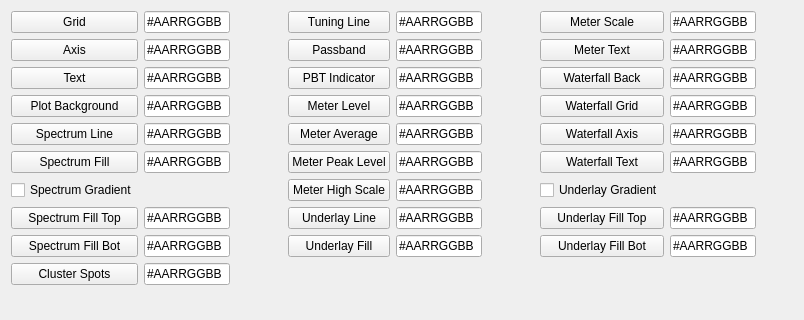
              <widget class="QWidget" name="scrollAreaWidgetContents">
               <property name="geometry">
                <rect>
                 <x>0</x>
                 <y>0</y>
                 <width>804</width>
                 <height>320</height>
                </rect>
               </property>
               <layout class="QGridLayout" name="gridLayout_2">
                <item row="4" column="3">
                 <spacer name="horizontalSpacer_14">
                  <property name="orientation">
                   <enum>Qt::Horizontal</enum>
                  </property>
                  <property name="sizeHint" stdset="0">
                   <size>
                    <width>40</width>
                    <height>20</height>
                   </size>
                  </property>
                 </spacer>
                </item>
                <item row="4" column="0">
                 <layout class="QGridLayout" name="gridLayout_5">
                  <property name="rightMargin">
                   <number>0</number>
                  </property>
                  <property name="horizontalSpacing">
                   <number>6</number>
                  </property>
                  <item row="7" column="3">
                   <widget class="QLedLabel" name="colorSwatchSpecFillTop" native="true"/>
                  </item>
                  <item row="2" column="10">
                   <widget class="QLineEdit" name="colorEditWfBackground">
                    <property name="maximumSize">
                     <size>
                      <width>90</width>
                      <height>16777215</height>
                     </size>
                    </property>
                    <property name="text">
                     <string>#AARRGGBB</string>
                    </property>
                   </widget>
                  </item>
                  <item row="0" column="8">
                   <spacer name="horizontalSpacer_35">
                    <property name="orientation">
                     <enum>Qt::Horizontal</enum>
                    </property>
                    <property name="sizeHint" stdset="0">
                     <size>
                      <width>40</width>
                      <height>20</height>
                     </size>
                    </property>
                   </spacer>
                  </item>
                  <item row="5" column="2">
                   <widget class="QLineEdit" name="colorEditSpecFill">
                    <property name="maximumSize">
                     <size>
                      <width>90</width>
                      <height>16777215</height>
                     </size>
                    </property>
                    <property name="text">
                     <string>#AARRGGBB</string>
                    </property>
                   </widget>
                  </item>
                  <item row="4" column="0">
                   <widget class="QPushButton" name="colorSetBtnSpecLine">
                    <property name="text">
                     <string>Spectrum Line</string>
                    </property>
                   </widget>
                  </item>
                  <item row="4" column="7">
                   <widget class="QLedLabel" name="colorSwatchMeterAverage" native="true">
                    <property name="minimumSize">
                     <size>
                      <width>10</width>
                      <height>0</height>
                     </size>
                    </property>
                   </widget>
                  </item>
                  <item row="3" column="10">
                   <widget class="QLineEdit" name="colorEditWfGrid">
                    <property name="maximumSize">
                     <size>
                      <width>90</width>
                      <height>16777215</height>
                     </size>
                    </property>
                    <property name="text">
                     <string>#AARRGGBB</string>
                    </property>
                   </widget>
                  </item>
                  <item row="1" column="6">
                   <widget class="QLineEdit" name="colorEditPassband">
                    <property name="maximumSize">
                     <size>
                      <width>90</width>
                      <height>16777215</height>
                     </size>
                    </property>
                    <property name="text">
                     <string>#AARRGGBB</string>
                    </property>
                   </widget>
                  </item>
                  <item row="8" column="7">
                   <widget class="QLedLabel" name="colorSwatchUnderlayFill" native="true">
                    <property name="minimumSize">
                     <size>
                      <width>10</width>
                      <height>0</height>
                     </size>
                    </property>
                   </widget>
                  </item>
                  <item row="8" column="2">
                   <widget class="QLineEdit" name="colorEditSpecFillBot">
                    <property name="maximumSize">
                     <size>
                      <width>90</width>
                      <height>16777215</height>
                     </size>
                    </property>
                    <property name="text">
                     <string>#AARRGGBB</string>
                    </property>
                   </widget>
                  </item>
                  <item row="4" column="6">
                   <widget class="QLineEdit" name="colorEditMeterAvg">
                    <property name="maximumSize">
                     <size>
                      <width>90</width>
                      <height>16777215</height>
                     </size>
                    </property>
                    <property name="text">
                     <string>#AARRGGBB</string>
                    </property>
                   </widget>
                  </item>
                  <item row="1" column="0">
                   <widget class="QPushButton" name="colorSetBtnAxis">
                    <property name="text">
                     <string>Axis</string>
                    </property>
                   </widget>
                  </item>
                  <item row="0" column="0">
                   <widget class="QPushButton" name="colorSetBtnGrid">
                    <property name="text">
                     <string>Grid</string>
                    </property>
                   </widget>
                  </item>
                  <item row="6" column="6">
                   <widget class="QLineEdit" name="colorEditMeterPeakScale">
                    <property name="maximumSize">
                     <size>
                      <width>90</width>
                      <height>16777215</height>
                     </size>
                    </property>
                    <property name="text">
                     <string>#AARRGGBB</string>
                    </property>
                   </widget>
                  </item>
                  <item row="0" column="2">
                   <widget class="QLineEdit" name="colorEditGrid">
                    <property name="maximumSize">
                     <size>
                      <width>90</width>
                      <height>16777215</height>
                     </size>
                    </property>
                    <property name="toolTip">
                     <string>Color text format is #AARRGGBB, where AA is the &quot;alpha&quot; channel, and value &quot;00&quot; is totally transparent, and &quot;ff&quot; is totally opaque.</string>
                    </property>
                    <property name="text">
                     <string>#AARRGGBB</string>
                    </property>
                   </widget>
                  </item>
                  <item row="5" column="5">
                   <widget class="QPushButton" name="colorSetBtnMeterPeakLevel">
                    <property name="text">
                     <string>Meter Peak Level</string>
                    </property>
                   </widget>
                  </item>
                  <item row="7" column="5">
                   <widget class="QPushButton" name="colorSetBtnUnderlayLine">
                    <property name="text">
                     <string>Underlay Line</string>
                    </property>
                   </widget>
                  </item>
                  <item row="2" column="3">
                   <widget class="QLedLabel" name="colorSwatchText" native="true">
                    <property name="minimumSize">
                     <size>
                      <width>10</width>
                      <height>0</height>
                     </size>
                    </property>
                   </widget>
                  </item>
                  <item row="3" column="3">
                   <widget class="QLedLabel" name="colorSwatchPlotBackground" native="true">
                    <property name="minimumSize">
                     <size>
                      <width>10</width>
                      <height>0</height>
                     </size>
                    </property>
                   </widget>
                  </item>
                  <item row="6" column="7">
                   <widget class="QLedLabel" name="colorSwatchMeterPeakScale" native="true">
                    <property name="minimumSize">
                     <size>
                      <width>10</width>
                      <height>0</height>
                     </size>
                    </property>
                   </widget>
                  </item>
                  <item row="4" column="2">
                   <widget class="QLineEdit" name="colorEditSpecLine">
                    <property name="maximumSize">
                     <size>
                      <width>90</width>
                      <height>16777215</height>
                     </size>
                    </property>
                    <property name="text">
                     <string>#AARRGGBB</string>
                    </property>
                   </widget>
                  </item>
                  <item row="1" column="7">
                   <widget class="QLedLabel" name="colorSwatchPassband" native="true">
                    <property name="minimumSize">
                     <size>
                      <width>10</width>
                      <height>0</height>
                     </size>
                    </property>
                   </widget>
                  </item>
                  <item row="1" column="10">
                   <widget class="QLineEdit" name="colorEditMeterText">
                    <property name="maximumSize">
                     <size>
                      <width>90</width>
                      <height>16777215</height>
                     </size>
                    </property>
                    <property name="text">
                     <string>#AARRGGBB</string>
                    </property>
                   </widget>
                  </item>
                  <item row="5" column="6">
                   <widget class="QLineEdit" name="colorEditMeterPeakLevel">
                    <property name="maximumSize">
                     <size>
                      <width>90</width>
                      <height>16777215</height>
                     </size>
                    </property>
                    <property name="text">
                     <string>#AARRGGBB</string>
                    </property>
                   </widget>
                  </item>
                  <item row="0" column="4">
                   <spacer name="horizontalSpacer_34">
                    <property name="orientation">
                     <enum>Qt::Horizontal</enum>
                    </property>
                    <property name="sizeHint" stdset="0">
                     <size>
                      <width>40</width>
                      <height>20</height>
                     </size>
                    </property>
                   </spacer>
                  </item>
                  <item row="8" column="3">
                   <widget class="QLedLabel" name="colorSwatchSpecFillBot" native="true"/>
                  </item>
                  <item row="2" column="0">
                   <widget class="QPushButton" name="colorSetBtnText">
                    <property name="text">
                     <string>Text</string>
                    </property>
                   </widget>
                  </item>
                  <item row="7" column="0">
                   <widget class="QPushButton" name="colorSetBtnSpectFillTop">
                    <property name="text">
                     <string>Spectrum Fill Top</string>
                    </property>
                   </widget>
                  </item>
                  <item row="5" column="10">
                   <widget class="QLineEdit" name="colorEditWfText">
                    <property name="maximumSize">
                     <size>
                      <width>90</width>
                      <height>16777215</height>
                     </size>
                    </property>
                    <property name="text">
                     <string>#AARRGGBB</string>
                    </property>
                   </widget>
                  </item>
                  <item row="2" column="6">
                   <widget class="QLineEdit" name="colorEditPBT">
                    <property name="maximumSize">
                     <size>
                      <width>90</width>
                      <height>16777215</height>
                     </size>
                    </property>
                    <property name="text">
                     <string>#AARRGGBB</string>
                    </property>
                   </widget>
                  </item>
                  <item row="7" column="2">
                   <widget class="QLineEdit" name="colorEditSpecFillTop">
                    <property name="maximumSize">
                     <size>
                      <width>90</width>
                      <height>16777215</height>
                     </size>
                    </property>
                    <property name="text">
                     <string>#AARRGGBB</string>
                    </property>
                   </widget>
                  </item>
                  <item row="4" column="10">
                   <widget class="QLineEdit" name="colorEditWfAxis">
                    <property name="maximumSize">
                     <size>
                      <width>90</width>
                      <height>16777215</height>
                     </size>
                    </property>
                    <property name="text">
                     <string>#AARRGGBB</string>
                    </property>
                   </widget>
                  </item>
                  <item row="7" column="6">
                   <widget class="QLineEdit" name="colorEditUnderlayLine">
                    <property name="maximumSize">
                     <size>
                      <width>90</width>
                      <height>16777215</height>
                     </size>
                    </property>
                    <property name="text">
                     <string>#AARRGGBB</string>
                    </property>
                   </widget>
                  </item>
                  <item row="0" column="7">
                   <widget class="QLedLabel" name="colorSwatchTuningLine" native="true">
                    <property name="minimumSize">
                     <size>
                      <width>10</width>
                      <height>0</height>
                     </size>
                    </property>
                   </widget>
                  </item>
                  <item row="3" column="2">
                   <widget class="QLineEdit" name="colorEditPlotBackground">
                    <property name="maximumSize">
                     <size>
                      <width>90</width>
                      <height>16777215</height>
                     </size>
                    </property>
                    <property name="text">
                     <string>#AARRGGBB</string>
                    </property>
                   </widget>
                  </item>
                  <item row="0" column="11">
                   <widget class="QLedLabel" name="colorSwatchMeterScale" native="true">
                    <property name="minimumSize">
                     <size>
                      <width>10</width>
                      <height>0</height>
                     </size>
                    </property>
                   </widget>
                  </item>
                  <item row="1" column="3">
                   <widget class="QLedLabel" name="colorSwatchAxis" native="true">
                    <property name="minimumSize">
                     <size>
                      <width>10</width>
                      <height>0</height>
                     </size>
                    </property>
                   </widget>
                  </item>
                  <item row="3" column="0">
                   <widget class="QPushButton" name="colorSetBtnPlotBackground">
                    <property name="text">
                     <string>Plot Background</string>
                    </property>
                   </widget>
                  </item>
                  <item row="8" column="6">
                   <widget class="QLineEdit" name="colorEditUnderlayFill">
                    <property name="maximumSize">
                     <size>
                      <width>90</width>
                      <height>16777215</height>
                     </size>
                    </property>
                    <property name="text">
                     <string>#AARRGGBB</string>
                    </property>
                   </widget>
                  </item>
                  <item row="7" column="7">
                   <widget class="QLedLabel" name="colorSwatchUnderlayLine" native="true">
                    <property name="minimumSize">
                     <size>
                      <width>10</width>
                      <height>0</height>
                     </size>
                    </property>
                   </widget>
                  </item>
                  <item row="6" column="0">
                   <widget class="QCheckBox" name="useSpectrumFillGradientChk">
                    <property name="text">
                     <string>Spectrum Gradient</string>
                    </property>
                   </widget>
                  </item>
                  <item row="8" column="5">
                   <widget class="QPushButton" name="colorSetBtnUnderlayFill">
                    <property name="text">
                     <string>Underlay Fill</string>
                    </property>
                   </widget>
                  </item>
                  <item row="2" column="7">
                   <widget class="QLedLabel" name="colorSwatchPBT" native="true">
                    <property name="minimumSize">
                     <size>
                      <width>10</width>
                      <height>0</height>
                     </size>
                    </property>
                   </widget>
                  </item>
                  <item row="4" column="11">
                   <widget class="QLedLabel" name="colorSwatchWfAxis" native="true">
                    <property name="minimumSize">
                     <size>
                      <width>10</width>
                      <height>0</height>
                     </size>
                    </property>
                   </widget>
                  </item>
                  <item row="5" column="3">
                   <widget class="QLedLabel" name="colorSwatchSpecFill" native="true">
                    <property name="minimumSize">
                     <size>
                      <width>10</width>
                      <height>0</height>
                     </size>
                    </property>
                   </widget>
                  </item>
                  <item row="0" column="3">
                   <widget class="QLedLabel" name="colorSwatchGrid" native="true">
                    <property name="minimumSize">
                     <size>
                      <width>10</width>
                      <height>0</height>
                     </size>
                    </property>
                   </widget>
                  </item>
                  <item row="4" column="5">
                   <widget class="QPushButton" name="colorSetBtnMeterAvg">
                    <property name="text">
                     <string>Meter Average</string>
                    </property>
                   </widget>
                  </item>
                  <item row="0" column="10">
                   <widget class="QLineEdit" name="colorEditMeterScale">
                    <property name="maximumSize">
                     <size>
                      <width>90</width>
                      <height>16777215</height>
                     </size>
                    </property>
                    <property name="text">
                     <string>#AARRGGBB</string>
                    </property>
                   </widget>
                  </item>
                  <item row="1" column="5">
                   <widget class="QPushButton" name="colorSetBtnPassband">
                    <property name="text">
                     <string>Passband</string>
                    </property>
                   </widget>
                  </item>
                  <item row="2" column="11">
                   <widget class="QLedLabel" name="colorSwatchWfBackground" native="true">
                    <property name="minimumSize">
                     <size>
                      <width>10</width>
                      <height>0</height>
                     </size>
                    </property>
                   </widget>
                  </item>
                  <item row="3" column="6">
                   <widget class="QLineEdit" name="colorEditMeterLevel">
                    <property name="maximumSize">
                     <size>
                      <width>90</width>
                      <height>16777215</height>
                     </size>
                    </property>
                    <property name="text">
                     <string>#AARRGGBB</string>
                    </property>
                   </widget>
                  </item>
                  <item row="3" column="9">
                   <widget class="QPushButton" name="colorSetBtnWfGrid">
                    <property name="text">
                     <string>Waterfall Grid</string>
                    </property>
                   </widget>
                  </item>
                  <item row="2" column="9">
                   <widget class="QPushButton" name="colorSetBtnwfBackground">
                    <property name="text">
                     <string>Waterfall Back</string>
                    </property>
                   </widget>
                  </item>
                  <item row="0" column="5">
                   <widget class="QPushButton" name="colorSetBtnTuningLine">
                    <property name="text">
                     <string>Tuning Line</string>
                    </property>
                   </widget>
                  </item>
                  <item row="0" column="6">
                   <widget class="QLineEdit" name="colorEditTuningLine">
                    <property name="maximumSize">
                     <size>
                      <width>90</width>
                      <height>16777215</height>
                     </size>
                    </property>
                    <property name="text">
                     <string>#AARRGGBB</string>
                    </property>
                   </widget>
                  </item>
                  <item row="5" column="11">
                   <widget class="QLedLabel" name="colorSwatchWfText" native="true">
                    <property name="minimumSize">
                     <size>
                      <width>10</width>
                      <height>0</height>
                     </size>
                    </property>
                   </widget>
                  </item>
                  <item row="4" column="9">
                   <widget class="QPushButton" name="colorSetBtnWfAxis">
                    <property name="text">
                     <string>Waterfall Axis</string>
                    </property>
                   </widget>
                  </item>
                  <item row="5" column="9">
                   <widget class="QPushButton" name="colorSetBtnWfText">
                    <property name="text">
                     <string>Waterfall Text</string>
                    </property>
                   </widget>
                  </item>
                  <item row="2" column="2">
                   <widget class="QLineEdit" name="colorEditText">
                    <property name="maximumSize">
                     <size>
                      <width>90</width>
                      <height>16777215</height>
                     </size>
                    </property>
                    <property name="text">
                     <string>#AARRGGBB</string>
                    </property>
                   </widget>
                  </item>
                  <item row="3" column="5">
                   <widget class="QPushButton" name="colorSetBtnMeterLevel">
                    <property name="text">
                     <string>Meter Level</string>
                    </property>
                   </widget>
                  </item>
                  <item row="3" column="11">
                   <widget class="QLedLabel" name="colorSwatchWfGrid" native="true">
                    <property name="minimumSize">
                     <size>
                      <width>10</width>
                      <height>0</height>
                     </size>
                    </property>
                   </widget>
                  </item>
                  <item row="1" column="11">
                   <widget class="QLedLabel" name="colorSwatchMeterText" native="true">
                    <property name="minimumSize">
                     <size>
                      <width>10</width>
                      <height>0</height>
                     </size>
                    </property>
                   </widget>
                  </item>
                  <item row="1" column="9">
                   <widget class="QPushButton" name="colorSetBtnMeterText">
                    <property name="text">
                     <string>Meter Text</string>
                    </property>
                   </widget>
                  </item>
                  <item row="8" column="0">
                   <widget class="QPushButton" name="colorSetBtnSpectFillBot">
                    <property name="text">
                     <string>Spectrum Fill Bot</string>
                    </property>
                   </widget>
                  </item>
                  <item row="3" column="7">
                   <widget class="QLedLabel" name="colorSwatchMeterLevel" native="true">
                    <property name="minimumSize">
                     <size>
                      <width>10</width>
                      <height>0</height>
                     </size>
                    </property>
                   </widget>
                  </item>
                  <item row="5" column="0">
                   <widget class="QPushButton" name="colorSetBtnSpecFill">
                    <property name="text">
                     <string>Spectrum Fill</string>
                    </property>
                   </widget>
                  </item>
                  <item row="5" column="7">
                   <widget class="QLedLabel" name="colorSwatchMeterPeakLevel" native="true">
                    <property name="minimumSize">
                     <size>
                      <width>10</width>
                      <height>0</height>
                     </size>
                    </property>
                   </widget>
                  </item>
                  <item row="2" column="5">
                   <widget class="QPushButton" name="colorSetBtnPBT">
                    <property name="text">
                     <string>PBT Indicator</string>
                    </property>
                   </widget>
                  </item>
                  <item row="0" column="9">
                   <widget class="QPushButton" name="colorSetBtnMeterScale">
                    <property name="text">
                     <string>Meter Scale</string>
                    </property>
                   </widget>
                  </item>
                  <item row="6" column="5">
                   <widget class="QPushButton" name="colorSetBtnMeterPeakScale">
                    <property name="text">
                     <string>Meter High Scale</string>
                    </property>
                   </widget>
                  </item>
                  <item row="1" column="2">
                   <widget class="QLineEdit" name="colorEditAxis">
                    <property name="maximumSize">
                     <size>
                      <width>90</width>
                      <height>16777215</height>
                     </size>
                    </property>
                    <property name="text">
                     <string>#AARRGGBB</string>
                    </property>
                   </widget>
                  </item>
                  <item row="4" column="3">
                   <widget class="QLedLabel" name="colorSwatchSpecLine" native="true">
                    <property name="minimumSize">
                     <size>
                      <width>10</width>
                      <height>0</height>
                     </size>
                    </property>
                   </widget>
                  </item>
                  <item row="15" column="0">
                   <widget class="QPushButton" name="colorSetBtnClusterSpots">
                    <property name="text">
                     <string>Cluster Spots</string>
                    </property>
                   </widget>
                  </item>
                  <item row="15" column="2">
                   <widget class="QLineEdit" name="colorEditClusterSpots">
                    <property name="minimumSize">
                     <size>
                      <width>0</width>
                      <height>0</height>
                     </size>
                    </property>
                    <property name="maximumSize">
                     <size>
                      <width>90</width>
                      <height>16777215</height>
                     </size>
                    </property>
                    <property name="text">
                     <string>#AARRGGBB</string>
                    </property>
                   </widget>
                  </item>
                  <item row="15" column="3">
                   <widget class="QLedLabel" name="colorSwatchClusterSpots" native="true">
                    <property name="minimumSize">
                     <size>
                      <width>10</width>
                      <height>0</height>
                     </size>
                    </property>
                   </widget>
                  </item>
                  <item row="6" column="9">
                   <widget class="QCheckBox" name="useUnderlayFillGradientChk">
                    <property name="text">
                     <string>Underlay Gradient</string>
                    </property>
                   </widget>
                  </item>
                  <item row="7" column="11">
                   <widget class="QLedLabel" name="colorSwatchUnderlayFillTop" native="true"/>
                  </item>
                  <item row="7" column="10">
                   <widget class="QLineEdit" name="colorEditUnderlayFillTop">
                    <property name="maximumSize">
                     <size>
                      <width>90</width>
                      <height>16777215</height>
                     </size>
                    </property>
                    <property name="text">
                     <string>#AARRGGBB</string>
                    </property>
                   </widget>
                  </item>
                  <item row="7" column="9">
                   <widget class="QPushButton" name="colorSetBtnUnderlayFillTop">
                    <property name="text">
                     <string>Underlay Fill Top</string>
                    </property>
                   </widget>
                  </item>
                  <item row="8" column="11">
                   <widget class="QLedLabel" name="colorSwatchUnderlayFillBot" native="true"/>
                  </item>
                  <item row="8" column="10">
                   <widget class="QLineEdit" name="colorEditUnderlayFillBot">
                    <property name="maximumSize">
                     <size>
                      <width>90</width>
                      <height>16777215</height>
                     </size>
                    </property>
                    <property name="text">
                     <string>#AARRGGBB</string>
                    </property>
                   </widget>
                  </item>
                  <item row="8" column="9">
                   <widget class="QPushButton" name="colorSetBtnUnderlayFillBot">
                    <property name="text">
                     <string>Underlay Fill Bot</string>
                    </property>
                   </widget>
                  </item>
                 </layout>
                </item>
                <item row="5" column="0">
                 <spacer name="verticalSpacer_5">
                  <property name="orientation">
                   <enum>Qt::Vertical</enum>
                  </property>
                  <property name="sizeHint" stdset="0">
                   <size>
                    <width>20</width>
                    <height>40</height>
                   </size>
                  </property>
                 </spacer>
                </item>
               </layout>
              </widget>
